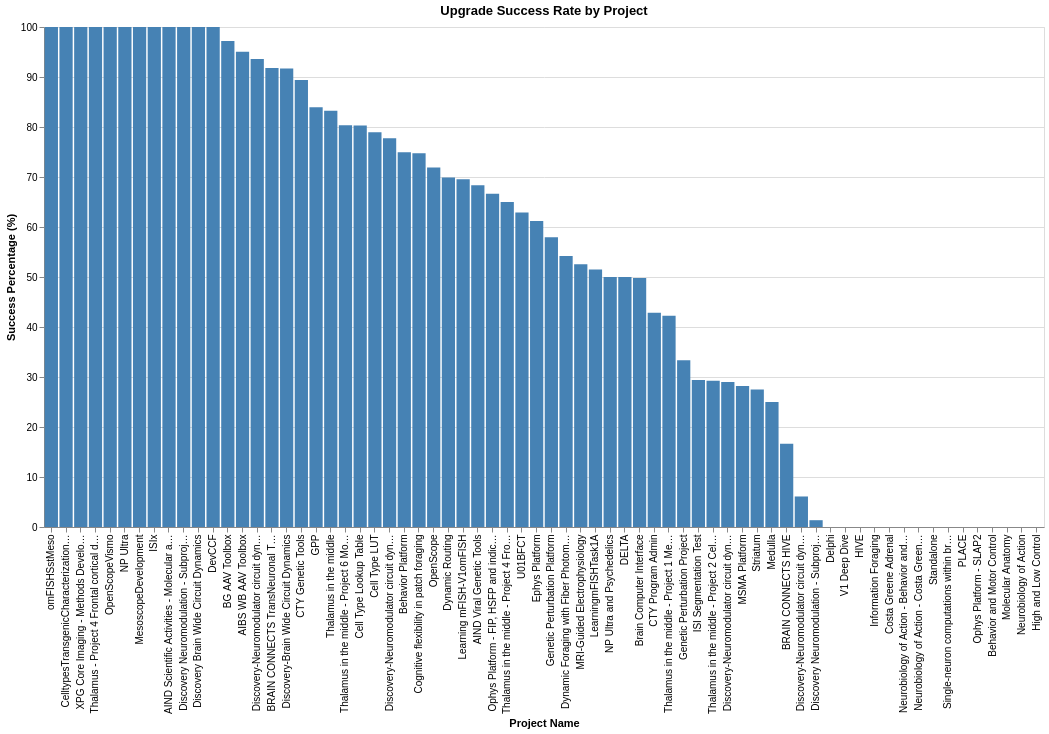

Notebook code for this chart:
### Code cell
chart_success = alt.Chart(success_pct_by_project).mark_bar(color='steelblue').encode(
    x=alt.X('project_name:N', sort='-y', title='Project Name'),
    y=alt.Y('success_percentage:Q', title='Success Percentage (%)', scale=alt.Scale(domain=[0, 100])),
    tooltip=['project_name:N', alt.Tooltip('success_percentage:Q', format='.2f')]
).properties(
    width=1000,
    height=500,
    title='Upgrade Success Rate by Project'
)
chart_success.display()

### Figure 1 — Vega-Lite specification as saved in the notebook (floating-point values rounded to 4 significant figures)
{"config": {"view": {"continuousWidth": 300, "continuousHeight": 300}}, "data": {"name": "data-521fd33253f14d4ccb424988a3675bf9"}, "mark": {"type": "bar", "color": "steelblue"}, "encoding": {"tooltip": [{"field": "project_name", "type": "nominal"}, {"field": "success_percentage", "format": ".2f", "type": "quantitative"}], "x": {"field": "project_name", "sort": "-y", "title": "Project Name", "type": "nominal"}, "y": {"field": "success_percentage", "scale": {"domain": [0, 100]}, "title": "Success Percentage (%)", "type": "quantitative"}}, "height": 500, "title": "Upgrade Success Rate by Project", "width": 1000, "$schema": "https://vega.github.io/schema/vega-lite/v6.1.0.json", "datasets": {"data-521fd33253f14d4ccb424988a3675bf9": [{"project_name": "omFISHSstMeso", "success_percentage": 100.0}, {"project_name": "CelltypesTransgenicCharacterizationGCaMP", "success_percentage": 100.0}, {"project_name": "XPG Core Imaging - Methods Development", "success_percentage": 100.0}, {"project_name": "Thalamus - Project 4 Frontal cortical dynamics and cognitive behaviors", "success_percentage": 100.0}, {"project_name": "OpenScopeVismo", "success_percentage": 100.0}, {"project_name": "NP Ultra", "success_percentage": 100.0}, {"project_name": "MesoscopeDevelopment", "success_percentage": 100.0}, {"project_name": "ISIx", "success_percentage": 100.0}, {"project_name": "AIND Scientific Activities - Molecular and proj", "success_percentage": 100.0}, {"project_name": "Discovery Neuromodulation - Subproject 1 Electrophysiological Recordings from NM Neurons During Behavior", "success_percentage": 100.0}, {"project_name": "Discovery Brain Wide Circuit Dynamics", "success_percentage": 100.0}, {"project_name": "DevCCF", "success_percentage": 100.0}, {"project_name": "BG AAV Toolbox", "success_percentage": 97.22}, {"project_name": "AIBS WB AAV Toolbox", "success_percentage": 95.05}, {"project_name": "Discovery-Neuromodulator circuit dynamics during foraging - Subproject 1 Electrophysiological Recordings from NM Neurons During Behavior", "success_percentage": 93.59}, {"project_name": "BRAIN CONNECTS TransNeuronal Tools", "success_percentage": 91.78}, {"project_name": "Discovery-Brain Wide Circuit Dynamics", "success_percentage": 91.71}, {"project_name": "CTY Genetic Tools", "success_percentage": 89.4}, {"project_name": "GPP", "success_percentage": 83.97}, {"project_name": "Thalamus in the middle", "success_percentage": 83.26}, {"project_name": "Thalamus in the middle - Project 6 Molecular Science Core", "success_percentage": 80.33}, {"project_name": "Cell Type Lookup Table", "success_percentage": 80.31}, {"project_name": "Cell Type LUT", "success_percentage": 78.95}, {"project_name": "Discovery-Neuromodulator circuit dynamics during foraging - Subproject 2 Molecular Anatomy Cell Types", "success_percentage": 77.73}, {"project_name": "Behavior Platform", "success_percentage": 74.94}, {"project_name": "Cognitive flexibility in patch foraging", "success_percentage": 74.73}, {"project_name": "OpenScope", "success_percentage": 71.89}, {"project_name": "Dynamic Routing", "success_percentage": 69.9}, {"project_name": "Learning mFISH-V1omFISH", "success_percentage": 69.54}, {"project_name": "AIND Viral Genetic Tools", "success_percentage": 68.36}, {"project_name": "Ophys Platform - FIP, HSFP and indicator testing", "success_percentage": 66.67}, {"project_name": "Thalamus in the middle - Project 4 Frontal cortical dynamics and cognitive behaviors", "success_percentage": 65.02}, {"project_name": "U01BFCT", "success_percentage": 62.92}, {"project_name": "Ephys Platform", "success_percentage": 61.22}, {"project_name": "Genetic Perturbation Platform", "success_percentage": 57.97}, {"project_name": "Dynamic Foraging with Fiber Photometry", "success_percentage": 54.22}, {"project_name": "MRI-Guided Electrophysiology", "success_percentage": 52.53}, {"project_name": "LearningmFISHTask1A", "success_percentage": 51.49}, {"project_name": "NP Ultra and Psychedelics", "success_percentage": 50.0}, {"project_name": "DELTA", "success_percentage": 50.0}, {"project_name": "Brain Computer Interface", "success_percentage": 49.8}, {"project_name": "CTY Program Admin", "success_percentage": 42.86}, {"project_name": "Thalamus in the middle - Project 1 Mesoscale thalamic circuits", "success_percentage": 42.24}, {"project_name": "Genetic Perturbation Project", "success_percentage": 33.33}, {"project_name": "ISI Segmentation Test", "success_percentage": 29.41}, {"project_name": "Thalamus in the middle - Project 2 Cell-type specific thalamocortical projectome", "success_percentage": 29.27}, {"project_name": "Discovery-Neuromodulator circuit dynamics during foraging", "success_percentage": 29.01}, {"project_name": "MSMA Platform", "success_percentage": 28.18}, {"project_name": "Striatum", "success_percentage": 27.51}, {"project_name": "Medulla", "success_percentage": 25.0}, {"project_name": "BRAIN CONNECTS HIVE", "success_percentage": 16.67}, {"project_name": "Discovery-Neuromodulator circuit dynamics during foraging - Subproject 3 Fiber Photometry Recordings of NM Release During Behavior", "success_percentage": 6.105}, {"project_name": "Discovery Neuromodulation - Subproject 3 Fiber Photometry Recordings of NM Release During Behavior", "success_percentage": 1.361}, {"project_name": "Delphi", "success_percentage": 0.0}, {"project_name": "V1 Deep Dive", "success_percentage": 0.0}, {"project_name": "HIVE", "success_percentage": 0.0}, {"project_name": "Information Foraging", "success_percentage": 0.0}, {"project_name": "Costa Greene Adrenal", "success_percentage": 0.0}, {"project_name": "Neurobiology of Action - Behavior and Motor Control", "success_percentage": 0.0}, {"project_name": "Neurobiology of Action - Costa Greene Adrenal", "success_percentage": 0.0}, {"project_name": "Standalone", "success_percentage": 0.0}, {"project_name": "Single-neuron computations within brain-wide circuits (SCBC)", "success_percentage": 0.0}, {"project_name": "PLACE", "success_percentage": 0.0}, {"project_name": "Ophys Platform - SLAP2", "success_percentage": 0.0}, {"project_name": "Behavior and Motor Control", "success_percentage": 0.0}, {"project_name": "Molecular Anatomy", "success_percentage": 0.0}, {"project_name": "Neurobiology of Action", "success_percentage": 0.0}, {"project_name": "High and Low Control", "success_percentage": 0.0}]}}
